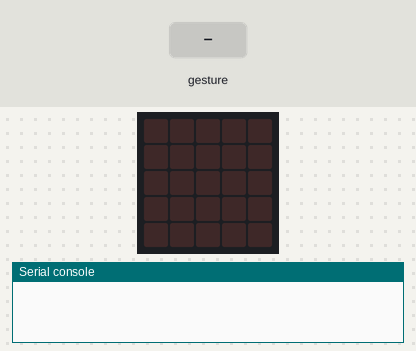
A program run on a simulated BBC micro:bit running MicroPython. On the bench: the board's 5×5 LED display, the last lines printed to the serial console. Inputs (shaded band) come from the test bench. Random numbers come from a fixed seed; a tilt is held for 1.5 s and a shake lasts 1 s, then the board lies face up again.

Above: at 1.2 s.
1.3 s: gesture 'shake'
At 2.4 s:
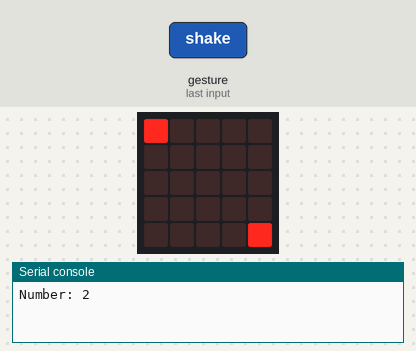
3.0 s: gesture 'shake'
At 3.8 s:
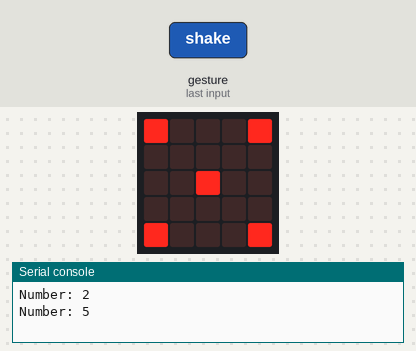
4.7 s: gesture 'shake'
At 6.1 s:
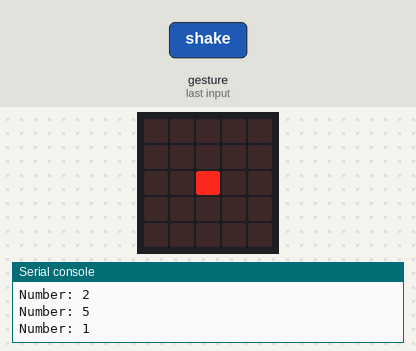
6.4 s: gesture 'shake'
At 7.7 s:
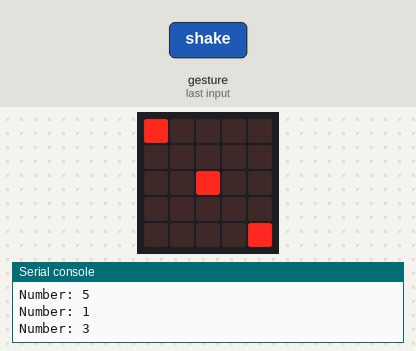
Timing chart, 0 to 9.1 s (numbered marks = the images above; inputs shaded):
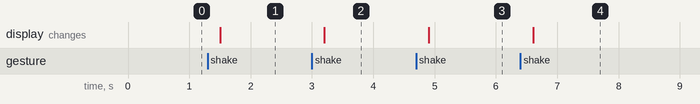

Measured:
- after the input at 1.3 s, the display: changes after 0.20 s (image 1)
- after the input at 3.0 s, the display: changes after 0.20 s (image 2)
- after the input at 4.7 s, the display: changes after 0.20 s (image 3)
- after the input at 6.4 s, the display: changes after 0.21 s (image 4)

The program:

demo_dice_shake.py
```python
####################################################
# MicroPython code for BBC Micro:bit v2
# - This code implements an electronic dice that
#   randomly selects a number between 1..6
#   if the microbit board was shaken.
####################################################

from microbit import *
from random import randint

# Create a dictionary of Image objects for digits 1-6.
number_images = {
    1: '00000:00000:00900:00000:00000',
    2: '90000:00000:00000:00000:00009',
    3: '90000:00000:00900:00000:00009',
    4: '90009:00000:00000:00000:90009',
    5: '90009:00000:00900:00000:90009',
    6: '90009:00000:90009:00000:90009'
}

while True:
    # Check whether the Microbit board was shaked.
    if accelerometer.was_gesture('shake'):
        # Get a random number between 1..6.
        number = randint(1, 6)
        # Show the current number
        print( 'Number: %d' % number )
        # Get the image for the current digit.
        display.show( Image(number_images[ number ]) )
    sleep(5)

####################################################
```
